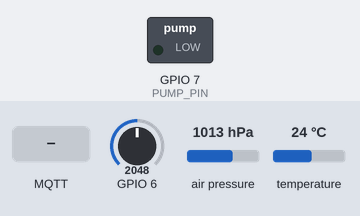
Bench run of a sketch on a simulated ESP32. Shown: switched loads named in the sketch (green lamp = pin HIGH). The inputs (shaded band) are chosen by the test bench; at power-on: GPIO 6 = 2048, air pressure 1013 hPa, temperature 24 °C. WiFi joins after 1.5 s; servers stay silent unless stated; no MQTT or app messages arrive unless stated; what the sketch prints to the serial monitor is not drawn.

Above: at 3.2 s.
3.3 s: MQTT message "true" arrives on the first subscribed topic
At 3.8 s:
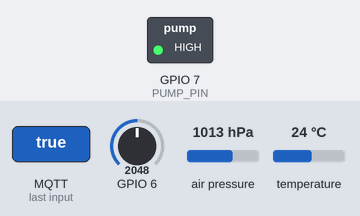
4.8 s: MQTT message "garden/pump" arrives on the first subscribed topic
At 5.2 s:
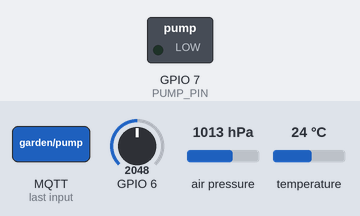
Timing chart, 0 to 7.8 s (numbered marks = the images above; inputs shaded):
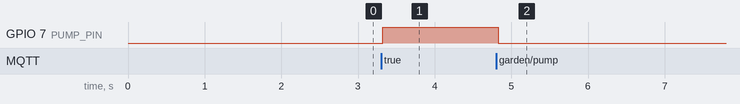

Measured:
- after the input at 3.3 s, GPIO 7 (PUMP_PIN): LOW → HIGH at once
- after the input at 4.8 s, GPIO 7 (PUMP_PIN): HIGH → LOW at once

The sketch:

SmartWateringSystem.ino
```cpp
#include "Controller.h"

Controller controller;

void setup()
{
  controller.initDevice();
}

void loop()
{
  controller.run();
}
```

Controller.cpp
```cpp
#include "Controller.h"
#include "PrivateDefinitions.h"

Controller::Controller() : mqttPublisher(mqttMessageHandler), manager(mqttPublisher), pump(PUMP_PIN), deviceController(pump, manager.getSoilMoistureSensor(), manager.getSoilMoistureSensor())
{

}

void Controller::initDevice()
{
  Serial.begin(115200);

  pump.init();
  manager.initSensors();
  Serial.println("Sensors initialized");
  manager.getSoilMoistureSensor().getItsStrategy();
  manager.getTemperatureSensor().getItsStrategy();
  Serial.println("Treshold strategies set");

  logger.addSensor("temperature", &manager.getTemperatureSensor());
  logger.addSensor("pressure", &manager.getPressureSensor());
  logger.addSensor("soil moisture", &manager.getSoilMoistureSensor());
  Serial.println("LoggerInitialized");

  mqttPublisher.init();
  mqttMessageHandler.attach(&deviceController);
  mqttMessageHandler.attach(&manager);

  mqttPublisher.publish("garden/temperature", std::to_string(manager.getTemperatureSensor().readValue()));
  mqttPublisher.publish("garden/pressure", std::to_string(manager.getPressureSensor().readValue()));
  mqttPublisher.publish("garden/soilMoisure", std::to_string(manager.getSoilMoistureSensor().readValue()));
}

void Controller::run()
{
  static Timer logTimer(15000, [this](){
    logger.printAllValues();
  });

  static Timer deviceControllerTimer(15000, [this](){
    deviceController.run();
  });
  logTimer.hasElapsed();
  deviceControllerTimer.hasElapsed();
  delay(50);
  mqttPublisher.loop();
}

void addLoggingTimer()
{

}
// mqttPublisher.attach(std::make_shared<IMqttMessageObserver>(deviceController));
```

Controller.h
```cpp
#ifndef CONTROLLER_H
#define CONTROLLER_H

#include "Sensor.h"
#include "SensorFacade.h"
#include "SensorsLogger.h"
#include "Timer.h"
#include "Device.h"
#include "MqttClient.h"

class Controller
{
  MqttPublisher mqttPublisher;
  MqttMessageHandler mqttMessageHandler;
  SensorManager manager;
  SensorsLogger logger;
  Pump pump;
  DeviceController deviceController;

  std::vector<Timer> timers;
public:
  Controller();
  void initDevice();
  void run();
};

#endif
```

Device.h
```cpp
#ifndef DEVICE_H
#define DEVICE_H

#include <Arduino.h>
#include <Sensor.h>

#include "MqttMessageObserver.h"

class IDevice
{
public:
  virtual void init() = 0;
  virtual void on() = 0;
  virtual void off() = 0;
  virtual ~IDevice() {};
};

class Pump : public IDevice
{
  uint16_t pin;
  bool isOn;
public:
  Pump(uint16_t pin) : pin(pin) {};
  void init() override
  {
    Serial.println("Pump init");
    pinMode(pin, OUTPUT);
  }
  void on() override
  {
    if(isOn)
    {
      return;
    }
    Serial.println("Pump on");
    digitalWrite(pin, HIGH);
    isOn = true;
  }
  void off() override
  {
    if(!isOn)
    {
      return;
    }
    Serial.println("Pump off");
    digitalWrite(pin, LOW);
    isOn = false;
  }

};

class DeviceController : public IMqttMessageObserver
{
  IDevice& itsDevice_;
  ISensor& itsSensor_;
  IStrategyOwner& itsStrategy_;
public:
  DeviceController(IDevice& device, ISensor& sensor, IStrategyOwner& strategyOwner) : itsDevice_(device), itsSensor_(sensor), itsStrategy_(strategyOwner) {};
  void run()
  {
    Serial.println("Checking device");
    if (itsStrategy_.getItsStrategy().isBelowTreshold(itsSensor_.readValue()))
    {
      itsDevice_.on();
    }
    if (itsStrategy_.getItsStrategy().isAboveTreshold(itsSensor_.readValue()))
    {
      Serial.println("Above Strategy!");
      itsDevice_.off();
    }
  }

  void onMessageReceived(const std::string& topic, const std::string& message)
  {
    if (topic == "garden/pump")
    {
      bool onOff = (message == "true");
      onOff ? itsDevice_.on() : itsDevice_.off();
    }
  }
};

#endif
```

MqttClient.cpp
```cpp
#include "MqttClient.h"

MqttPublisher::MqttPublisher(MqttMessageHandler& mqttMessageHandler) : client(wifiClient), messageHandler(mqttMessageHandler)
{
  topics.reserve(5);
  topics.push_back("garden/pump");
  topics.push_back("garden/temperatureRequest");
  topics.push_back("garden/pressureRequest");
  topics.push_back("garden/soilMoistureRequest");
  topics.push_back("garden/setSoilMoistureTresholdLow");
  topics.push_back("garden/setSoilMoistureTresholdHigh");
}

void MqttPublisher::init()
{
  WiFi.begin(ssid.c_str(), password.c_str());
  Serial.print("Connecting to WiFi");
  uint8_t retryCounter = 5;
  while (WiFi.status() != WL_CONNECTED && retryCounter)
  {
    delay(1000);
    Serial.print(".");
  }
  client.setServer(mqttBrokerIp.c_str(), mqttBrokerPort);
  client.setCallback([this](char* topic, byte* message, unsigned int length)
  {
    this->messageHandler.callback(topic, message, length);
  });
}

void MqttPublisher::connect()
{
    if (!client.connected()) {
        Serial.print("Connecting to MQTT broker...");
        uint8_t retryCount = 0;
        while (!client.connected() && retryCount < 3)
        {
            if (client.connect("ESP32Client"))
            {
              for (std::string topic: topics)
              {
                client.subscribe(topic.c_str());
              }
              Serial.println("connected");
            } else {
                Serial.print("failed, rc=");
                Serial.print(client.state());
                delay(2000);
            }
        }
        if (retryCount == 3)
        {
          Serial.println("Failed to connect");
        }
    }
}

void MqttPublisher::publish(const std::string& topic, const std::string& message)
{
    if (!client.connected()) {
        connect();
    }
    client.publish(topic.c_str(), message.c_str());
}

void MqttPublisher::loop()
{
  client.loop();
}

void MqttMessageHandler::handleMessage(char* topic, std::string& message)
{
  for (auto* observer : observers)
  {
    const std::string tempTopic(topic);
    observer->onMessageReceived(tempTopic, message);
  }
}

void MqttMessageHandler::callback(char* topic, byte* message, unsigned int length)
{
  std::string messageTemp;
  for (int i = 0; i < length; i++)
  {
    messageTemp += (char)message[i];
  }
  handleMessage(topic, messageTemp);
}

void MqttMessageHandler::attach(IMqttMessageObserver* observer)
{
  observers.push_back(observer);
}
```

MqttClient.h
```cpp
#ifndef MQTTCLIENT_H
#define MQTTCLIENT_H

#include <WiFi.h>
#include <PubSubClient.h>

#include "PrivateDefinitions.h"
#include "MqttMessageObserver.h"

class IMqttPublisher
{
public:
  virtual void publish(const std::string& topic, const std::string& message) = 0;
  virtual ~IMqttPublisher() {}
};

class IMqttSubscriber
{
public:
  virtual void callback(char* topic, byte* message, unsigned int length) = 0;
  virtual void attach(std::shared_ptr<IMqttMessageObserver> observer) = 0;
  virtual ~IMqttSubscriber() {}
};

class MqttMessageHandler
{
    std::vector<IMqttMessageObserver*> observers;

  void handleMessage(char* topic, std::string& message);
public:
  void callback(char* topic, byte* message, unsigned int length);
  void attach(IMqttMessageObserver* observer);
};

class MqttPublisher : public IMqttPublisher
{
  WiFiClient wifiClient;
  PubSubClient client;
  std::string ssid = SSID;
  std::string password = WIFI_PASSWORD;
  std::string mqttBrokerIp = MQTT_BROKER_IP;
  int mqttBrokerPort = MQTT_PORT;

  std::vector<std::string> topics;
  MqttMessageHandler& messageHandler;
  void connect();
public:
  MqttPublisher(MqttMessageHandler& mqttMessageHandler);
  void init();
  void loop();
  void publish(const std::string& topic, const std::string& message) override;
};

#endif
```

MqttMessageObserver.h
```cpp
#ifndef MQTT_MESSAGE_OBSERVER_H
#define MQTT_MESSAGE_OBSERVER_H

class IMqttMessageObserver
{
public:
  virtual void onMessageReceived(const std::string& topic, const std::string& message) = 0;
  virtual ~IMqttMessageObserver() {}
};

#endif
```

Sensor.cpp
```cpp
#include "Sensor.h"
#include "PrivateDefinitions.h"

#include <Arduino.h>

SoilMoistureSensor::SoilMoistureSensor(uint16_t pin) : pin_(pin)
{

}

void SoilMoistureSensor::init()
{

}

float SoilMoistureSensor::readValue()
{
  float inverted = static_cast<float>(analogRead(pin_)) / 0x0FFF * 100; // adc is 12 bit and analog read returns 16 bit value
  return 100.0f - inverted;
}

TemperatureSensor::TemperatureSensor(Adafruit_BMP280& bmp) : bmp_(bmp)
{

}

void TemperatureSensor::init() {}

float TemperatureSensor::readValue()
{
  return bmp_.readTemperature();
}

PressureSensor::PressureSensor(Adafruit_BMP280& bmp) : bmp_(bmp)
{

}

void PressureSensor::init() {}

float PressureSensor::readValue()
{
  return bmp_.readPressure() / 100.0f; //convert Pa to hPa
}

TemperatureAndPressureSensor::TemperatureAndPressureSensor() : pressureSensor(bmp_), temperatureSensor(bmp_)
{

}

void TemperatureAndPressureSensor::init()
{
  Wire.begin(BMP280_SDA, BMP280_SCL);
  bool started = false;
  for (uint8_t retryCounter = 0; retryCounter < 3; ++retryCounter)
  {
    Serial.print("Starting BMP280 (Temperature and pressure sensor): ");
    Serial.print(retryCounter+1);
    Serial.println("/3");
    if (bmp_.begin(0x76))
    {
      bmp_.setSampling( Adafruit_BMP280::MODE_NORMAL,
                        Adafruit_BMP280::SAMPLING_X2,
                        Adafruit_BMP280::SAMPLING_X16,
                        Adafruit_BMP280::FILTER_X16,
                        Adafruit_BMP280::STANDBY_MS_500);
      break;
    }
    Serial.println("Failed to init BMP280");
    delay(1000);
  }
}

bool TresholdStrategy::isAboveTreshold(float value)
{
  return (value > highTreshold_ && highTreshold_ != 0);
}

bool TresholdStrategy::isBelowTreshold(float value)
{
  return value < lowTreshold_ && lowTreshold_ != 0;
}

void TresholdStrategy::setTresholdLow(float valueLow)
{
  lowTreshold_ = valueLow;
}

void TresholdStrategy::setTresholdHigh(float valueHigh)
{
  highTreshold_ = valueHigh;
}
```

Sensor.h
```cpp
#ifndef SENSOR_H
#define SENSOR_H

#include <Wire.h>
#include <Adafruit_BMP280.h>
#include <memory>

class TresholdStrategy
{
  float lowTreshold_ = 0;
  float highTreshold_ = 0;
public:
  TresholdStrategy() = default;

  bool isAboveTreshold(float value);
  bool isBelowTreshold(float value);
  void setTresholdLow(float valueLow);
  void setTresholdHigh(float valueHigh);
};

class IStrategyOwner
{
public:
  virtual TresholdStrategy& getItsStrategy() = 0;
};

class ISensor
{
public:
  virtual float readValue() = 0;
  virtual void init() = 0;
  virtual ~ISensor() {}
};

class SoilMoistureSensor : public ISensor, public IStrategyOwner
{
  uint16_t pin_;
  TresholdStrategy itsTresholdStrategy;
public:
  SoilMoistureSensor(uint16_t pin);
  void init() override;
  float readValue() override;
  TresholdStrategy& getItsStrategy() {return itsTresholdStrategy;};
};

class PressureSensor : public ISensor
{
  Adafruit_BMP280& bmp_;
public:
  PressureSensor(Adafruit_BMP280& bmp);
  void init() override;
  float readValue() override;
};

class TemperatureSensor : public ISensor, public IStrategyOwner
{
  Adafruit_BMP280& bmp_;
  TresholdStrategy tresholdStrategy;
public:
  TemperatureSensor(Adafruit_BMP280& bmp);
  void init() override;
  float readValue() override;
  TresholdStrategy& getItsStrategy() {return tresholdStrategy;};
};

class TemperatureAndPressureSensor
{
  Adafruit_BMP280 bmp_;

  PressureSensor pressureSensor;
  TemperatureSensor temperatureSensor;
public:
 TemperatureAndPressureSensor();
 void init();
 PressureSensor& getPressureSensor() { return pressureSensor; };
 TemperatureSensor& getTemperatureSensor() { return temperatureSensor; };

};

#endif
```

SensorFacade.cpp
```cpp
#include "SensorFacade.h"

#include <memory>

SensorManager::SensorManager(MqttPublisher& mqttPublisher) : soilMoistureSensor(6), mqttPublisher(mqttPublisher)
{

}

void SensorManager::initSensors()
{
  bmp280.init();
  soilMoistureSensor.init();
}

float SensorManager::getTemperature()
{
  return getTemperatureSensor().readValue();
}

float SensorManager::getPressure()
{
  return getPressureSensor().readValue();
}

float SensorManager::getSoilMoisture()
{
  return getSoilMoistureSensor().readValue();
}

void SensorManager::onMessageReceived(const std::string& topic, const std::string& message)
{
  Serial.print("New request:");
  Serial.println(topic.c_str());
  if (topic == "garden/temperatureRequest")
  {
    mqttPublisher.publish("garden/temperature", std::to_string(getTemperature()));
  }

  if (topic == "garden/pressureRequest")
  {
    mqttPublisher.publish("garden/pressure", std::to_string(getPressure()));
  }

  if (topic == "garden/soilMoistureRequest")
  {
    mqttPublisher.publish("garden/soilMoisture", std::to_string(getSoilMoisture()));
  }

  if (topic == "garden/setSoilMoistureTresholdLow")
  {
    getSoilMoistureSensor().getItsStrategy().setTresholdLow(std::stoi(message));
    Serial.print("Treshold Low:");
    Serial.println(message.c_str());
  }

  if (topic == "garden/setSoilMoistureTresholdHigh")
  {
    getSoilMoistureSensor().getItsStrategy().setTresholdHigh(std::stoi(message));
        Serial.print("Treshold High:");
    Serial.println(message.c_str());
  }
}
```

SensorFacade.h
```cpp
#ifndef SENSOR_FACADE_H
#define SENSOR_FACADE_H

#include "Sensor.h"
#include "MqttMessageObserver.h"
#include "MqttClient.h"

class SensorManager : public IMqttMessageObserver
{
  SoilMoistureSensor soilMoistureSensor;
  TemperatureAndPressureSensor bmp280 {};

  MqttPublisher& mqttPublisher;
public:
  SensorManager(MqttPublisher& mqttPublisher);
  TemperatureSensor& getTemperatureSensor() { return bmp280.getTemperatureSensor(); };
  SoilMoistureSensor& getSoilMoistureSensor() { return soilMoistureSensor; };
  PressureSensor& getPressureSensor() { return bmp280.getPressureSensor(); };

  float getTemperature();
  float getPressure();
  float getSoilMoisture();

  void onMessageReceived(const std::string& topic, const std::string& message);

  void initSensors();
};

#endif
```

SensorsLogger.h
```cpp
#ifndef SENSORS_LOGGER_H
#define SENSORS_LOGGER_H

#include <map>
#include <string>
#include <Arduino.h>
#include <utility>

#include "Sensor.h"

class SensorsLogger
{
  std::map<std::string, ISensor*> sensors;
public:
  void addSensor(const std::string& key, ISensor* sensor)
  {
    sensors[key] = sensor;
  }
  void printAllValues()
  {
    for (const auto& [sensorName, sensor]: sensors)
    {
      Serial.print(sensorName.c_str());
      Serial.print(": ");
      Serial.println(sensor->readValue());
    }
  }
};

#endif
```

Timer.h
```cpp
#ifndef TIMER_H
#define TIMER_H

#include <functional>

class Timer
{
  unsigned long previousTime;
  unsigned long interval;
  std::function<void()> callback;
public:
  Timer(unsigned long interval, std::function<void()> onTimerElapsed) : interval(interval), previousTime(millis()), callback(onTimerElapsed) {}

  void hasElapsed()
  {
    unsigned long currentTime = millis();

    if (currentTime - previousTime >= interval)
    {
      previousTime = currentTime;
      callback();
      Serial.println("Callback called");
    }
  }
};

#endif
```

PrivateDefinitionsTemplate.h
```cpp
//change this files name to PrivateDefinition.h

#ifndef PRIVATE_DEFINITIONS_H
#define PRIVATE_DEFINITIONS

#define SSID "Your_wifi_ssid"
#define WIFI_PASSWORD "your wifi password"
#define MQTT_BROKER_IP "your mqtt broker ip"
#define MQTT_PORT 1883 // usually for non tls connections its 1883, but you may have to change it

#define BMP280_SDA 4
#define BMP280_SCL 5

#define PUMP_PIN 7

#endif
```
